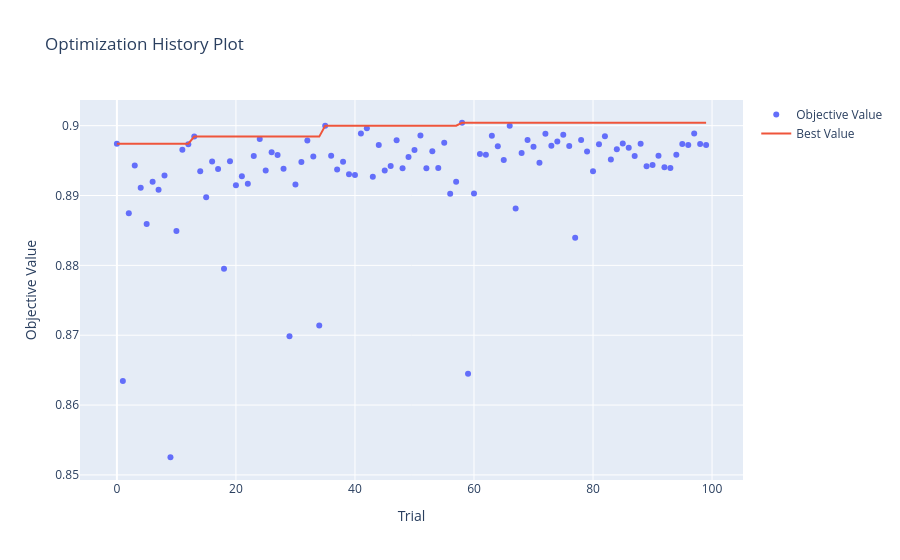

The notebook cell saved with this chart:
### Code cell
plot_optimization_history(study_mlp)
